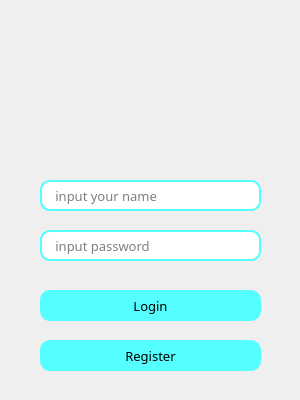
<?xml version="1.0" encoding="UTF-8"?>
<ui version="4.0">
 <class>Form</class>
 <widget class="QWidget" name="Form">
  <property name="geometry">
   <rect>
    <x>0</x>
    <y>0</y>
    <width>300</width>
    <height>400</height>
   </rect>
  </property>
  <property name="minimumSize">
   <size>
    <width>300</width>
    <height>400</height>
   </size>
  </property>
  <property name="maximumSize">
   <size>
    <width>300</width>
    <height>400</height>
   </size>
  </property>
  <property name="windowTitle">
   <string>LOGIN</string>
  </property>
  <widget class="QLabel" name="label">
   <property name="geometry">
    <rect>
     <x>90</x>
     <y>30</y>
     <width>121</width>
     <height>111</height>
    </rect>
   </property>
   <property name="text">
    <string/>
   </property>
   <property name="textFormat">
    <enum>Qt::AutoText</enum>
   </property>
   <property name="pixmap">
    <pixmap resource="../images/icon_png.qrc">:/icon/rocket_48x48.png</pixmap>
   </property>
   <property name="scaledContents">
    <bool>true</bool>
   </property>
   <property name="wordWrap">
    <bool>true</bool>
   </property>
  </widget>
  <widget class="QLineEdit" name="login_name">
   <property name="geometry">
    <rect>
     <x>40</x>
     <y>180</y>
     <width>221</width>
     <height>31</height>
    </rect>
   </property>
   <property name="font">
    <font>
     <family>Candara Light</family>
     <pointsize>10</pointsize>
    </font>
   </property>
   <property name="styleSheet">
    <string notr="true">border-color: rgb(81, 244, 244);
border: 2px solid #55ffff;
border-radius: 10px;
padding: 0 8px;</string>
   </property>
   <property name="text">
    <string/>
   </property>
   <property name="echoMode">
    <enum>QLineEdit::Normal</enum>
   </property>
   <property name="cursorPosition">
    <number>0</number>
   </property>
   <property name="dragEnabled">
    <bool>true</bool>
   </property>
   <property name="placeholderText">
    <string> input your name</string>
   </property>
   <property name="cursorMoveStyle">
    <enum>Qt::LogicalMoveStyle</enum>
   </property>
   <property name="clearButtonEnabled">
    <bool>true</bool>
   </property>
  </widget>
  <widget class="QLineEdit" name="login_password">
   <property name="geometry">
    <rect>
     <x>40</x>
     <y>230</y>
     <width>221</width>
     <height>31</height>
    </rect>
   </property>
   <property name="font">
    <font>
     <family>Candara Light</family>
     <pointsize>10</pointsize>
    </font>
   </property>
   <property name="styleSheet">
    <string notr="true">border-color: rgb(81, 244, 244);
border: 2px solid #55ffff;
border-radius: 10px;
padding: 0 8px;</string>
   </property>
   <property name="text">
    <string/>
   </property>
   <property name="echoMode">
    <enum>QLineEdit::Password</enum>
   </property>
   <property name="placeholderText">
    <string> input password</string>
   </property>
   <property name="cursorMoveStyle">
    <enum>Qt::VisualMoveStyle</enum>
   </property>
   <property name="clearButtonEnabled">
    <bool>true</bool>
   </property>
  </widget>
  <widget class="QPushButton" name="login_in">
   <property name="geometry">
    <rect>
     <x>40</x>
     <y>290</y>
     <width>221</width>
     <height>31</height>
    </rect>
   </property>
   <property name="font">
    <font>
     <family>Candara Light</family>
     <pointsize>10</pointsize>
    </font>
   </property>
   <property name="styleSheet">
    <string notr="true">background-color: #55ffff;
border: 1px solid #55ffff;
border-radius: 10px;
padding: 0 8px;</string>
   </property>
   <property name="text">
    <string>Login</string>
   </property>
  </widget>
  <widget class="QPushButton" name="login_register">
   <property name="geometry">
    <rect>
     <x>40</x>
     <y>340</y>
     <width>221</width>
     <height>31</height>
    </rect>
   </property>
   <property name="font">
    <font>
     <family>Candara Light</family>
     <pointsize>10</pointsize>
    </font>
   </property>
   <property name="styleSheet">
    <string notr="true">background-color: #55ffff;
border: 1px solid #55ffff;
border-radius: 10px;
padding: 0 8px;</string>
   </property>
   <property name="text">
    <string>Register</string>
   </property>
  </widget>
 </widget>
 <resources>
  <include location="../images/icon_png.qrc"/>
 </resources>
 <connections/>
</ui>
